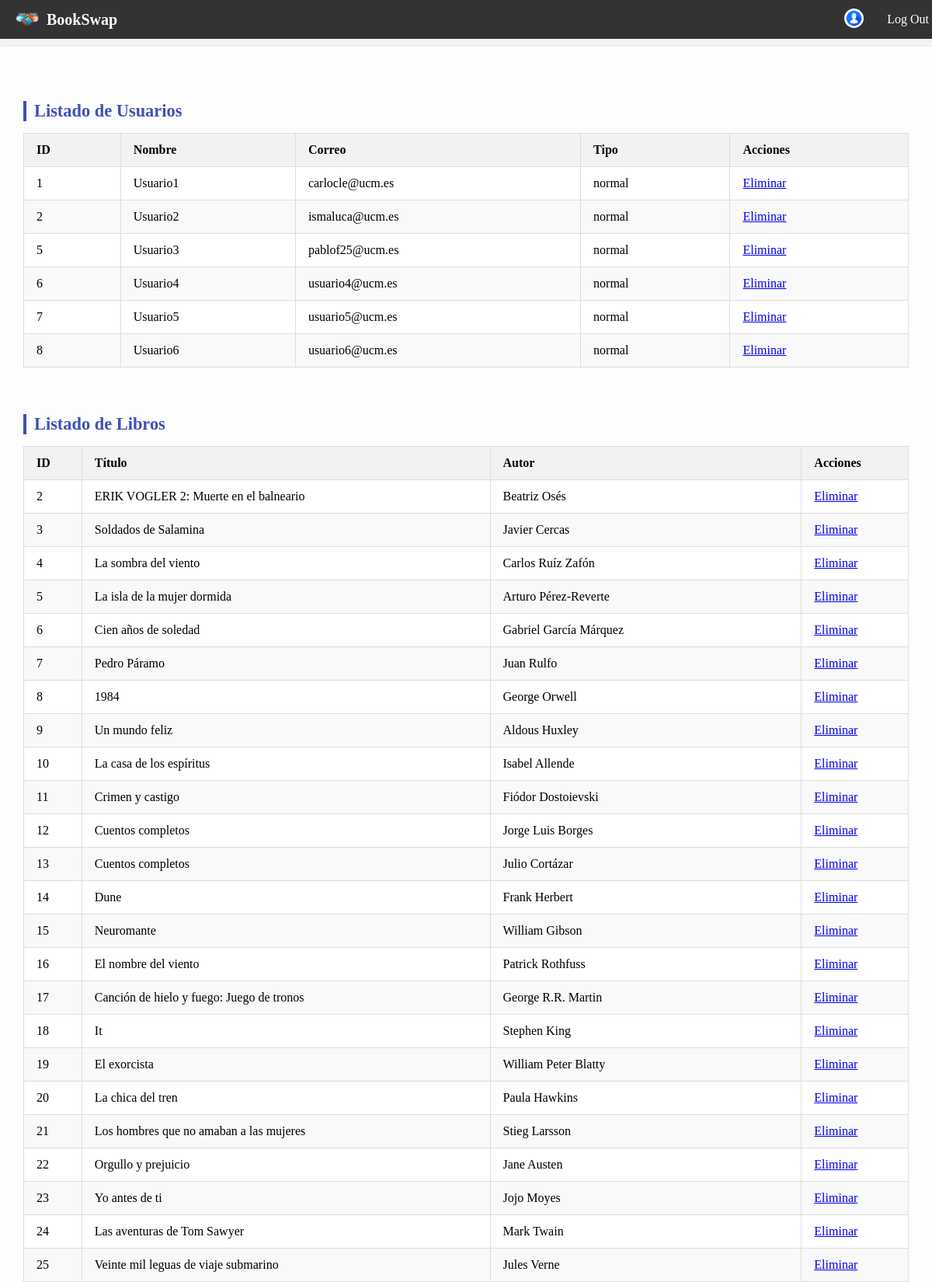
The app's page /admin.php (signed in, upper part) with its own data.
### tables this page shows
CREATE TABLE `usuarios` (
  `idusuario` int(11) NOT NULL,
  `nombre` varchar(256) NOT NULL,
  `correo` varchar(256) NOT NULL,
  `contraseña` varchar(256) NOT NULL,
  `imagen` varchar(256) DEFAULT NULL,
  `tipo` enum('admin','normal') NOT NULL DEFAULT 'normal'
);

CREATE TABLE `libros` (
  `idlibro` int(11) NOT NULL,
  `titulo` varchar(256) NOT NULL,
  `autor` varchar(256) NOT NULL,
  `genero` varchar(256) NOT NULL,
  `editorial` varchar(256) NOT NULL,
  `idioma` varchar(256) NOT NULL,
  `estado` enum('nuevo','bueno','aceptable','deteriorado') NOT NULL DEFAULT 'bueno',
  `descripcion` text NOT NULL,
  `imagen` varchar(256) NOT NULL,
  `idpropietario` int(11) NOT NULL,
  `disponible` tinyint(4) NOT NULL DEFAULT 1,
  `fecha_publicacion` date NOT NULL DEFAULT current_timestamp()
);

### includes/clases/usuarios/usuario.php (called while the page is built, shortened)
<?php
class Usuario
{
    public static function buscaPorTipo($tipo)
    {
        $conn = Aplicacion::getInstance()->getConexionBd();
        $query = sprintf("SELECT * FROM usuarios WHERE tipo='%s'", $conn->real_escape_string($tipo));
        $rs = $conn->query($query);
        $result = [];
        if ($rs) {
            while ($fila = $rs->fetch_assoc()) {
                $result[] = new Usuario($fila['nombre'], $fila['contraseña'], $fila['correo'], $fila['idusuario'], $fila['imagen'], $fila['tipo']);
            }
        } else {
            error_log("Error BD ({$conn->errno}): {$conn->error}");
        }
        return $result;
    }
    private $idusuario;
    private $nombre;
    private $correo;
    private function __construct($nombre, $password, $correo, $id = null, $url=null, $roles = [])
    {
        $this->idusuario = $id;
        $this->nombre = $nombre;
        $this->correo = $correo;
    }
    public function getId()
    {
        return $this->idusuario;
    }
    public function getNombre()
    {
        return $this->nombre;
    }
    public function getCorreo()
    {
        return $this->correo;
    }
}

### includes/clases/productos/libro.php (called while the page is built, shortened)
<?php
class Libro
{
    private $idlibro;
    private $titulo;
    private $autor;
    private function __construct($titulo, $autor, $genero, $editorial, $idioma, $estado, $descripcion, $imagen, $idpropietario, $disponible = true, $fecha_publicacion = null, $idlibro = null)
    {
        $this->idlibro = $idlibro;
        $this->titulo = $titulo;
        $this->autor = $autor;
    }
    public static function getLibros(){
        $conn = Aplicacion::getInstance()->getConexionBd();
        $query = "SELECT * FROM libros";
        $stmt = $conn->prepare($query);
        $stmt->execute();
        $result = $stmt->get_result();
        $libros = [];
        while ($fila = $result->fetch_assoc()) {
            $libros[] = new self(
                $fila['titulo'],
                $fila['autor'],
                $fila['genero'],
                $fila['editorial'],
                $fila['idioma'],
                $fila['estado'],
                $fila['descripcion'],
                $fila['imagen'],
                $fila['idpropietario'],
                $fila['disponible'],
                $fila['fecha_publicacion'],
                $fila['idlibro']
            );
        }
        return $libros;
    }
    public function getId() { return $this->idlibro; }
    public function getTitulo() { return $this->titulo; }
    public function getAutor() { return $this->autor; }
}

### admin.php (the view, shortened to what this page needs)
<?php
$usuarios = Usuario::buscaPorTipo('normal');
$tabla_usuarios = '';
if ($usuarios) {
    foreach ($usuarios as $usuario) {
        $tabla_usuarios .= "<tr>";
        $tabla_usuarios .= "<td>" . $usuario->getId() . "</td>";
        $tabla_usuarios .= "<td>" . $usuario->getNombre() . "</td>";
        $tabla_usuarios .= "<td>" . $usuario->getCorreo() . "</td>";
        $tabla_usuarios .= "<td> normal </td>";
        $tabla_usuarios .= "<td><a href='includes/clases/usuarios/eliminarUsuario.php?id=" . $usuario->getId() . "'>Eliminar</a></td>";
        $tabla_usuarios .= "</tr>";
    }
} else {
    $tabla_usuarios .= "<tr><td colspan='5'>No hay usuarios registrados.</td></tr>";
}
$libros = Libro::getLibros();
$tabla_libros = '';
if ($libros) {
    foreach($libros as $libro) {
        $tabla_libros .= "<tr>";
        $tabla_libros .= "<td>" . $libro->getId() . "</td>";
        $tabla_libros .= "<td>" . $libro->getTitulo() . "</td>";
        $tabla_libros .= "<td>" . $libro->getAutor() . "</td>";
        $tabla_libros .= "<td><a href='includes/clases/productos/procesarBorrarLibro.php?id=" . $libro->getId() . "'>Eliminar</a></td>";
        $tabla_libros .= "</tr>";
    }
} else {
    $tabla_libros .= "<tr><td colspan='4'>No hay libros registrados.</td></tr>";
}
$eventos = Evento::getEventos();
$tabla_eventos = '';
if ($eventos) {
    foreach ($eventos as $evento) {
        $tabla_eventos .= "<tr>";
        $tabla_eventos .= "<td>" . $evento->getId() . "</td>";
        $tabla_eventos .= "<td>" . $evento->getNombre() . "</td>";
        $tabla_eventos .= "<td>" . $evento->getFecha() . "</td>";
        $tabla_eventos .= "<td>" . $evento->getHora() . "</td>";
        $tabla_eventos .= "<td>" . $evento->getLugar() . "</td>";
        $tabla_eventos .= "<td>
            <a href='includes/clases/productos/procesarBorrarEvento.php?id=" . $evento->getId() . "'>Eliminar</a> |
            <a href='editarEvento.php?id=" . $evento->getId() . "'>Editar</a>
        </td>";
        $tabla_eventos .= "</tr>";
    }
} else {
    $tabla_eventos .= "<tr><td colspan='6'>No hay eventos registrados.</td></tr>";
}
$contenidoPrincipal = <<<EOS
<div class="admin-container">
    <h2 class="admin-subtitle">Listado de Usuarios</h2>
    <div class="admin-table-wrapper">
        <table class="admin-table">
            <thead>
                <tr>
                    <th>ID</th>
                    <th>Nombre</th>
                    <th>Correo</th>
                    <th>Tipo</th>
                    <th>Acciones</th>
                </tr>
            </thead>
            <tbody>
                $tabla_usuarios
            </tbody>
        </table>
    </div>
    <h2 class="admin-subtitle">Listado de Libros</h2>
    <div class="admin-table-wrapper">
        <table class="admin-table">
            <thead>
                <tr>
                    <th>ID</th>
                    <th>Título</th>
                    <th>Autor</th>
                    <th>Acciones</th>
                </tr>
            </thead>
            <tbody>
                $tabla_libros
            </tbody>
        </table>
    </div>
    <h2 class="admin-subtitle">Listado de Eventos</h2>
    <div class="admin-table-wrapper">
        <table class="admin-table">
            <thead>
                <tr>
                    <th>ID</th>
                    <th>Nombre</th>
                    <th>Fecha</th>
                    <th>Hora</th>
                    <th>Lugar</th>
                    <th>Acciones</th>
                </tr>
            </thead>
            <tbody>
                $tabla_eventos
            </tbody>
        </table>
    </div>
    <div class="add-event-button-wrapper">
        <a href="subirEvento.php" class="admin-btn editar">Añadir Evento</a>
    </div>
</div>
EOS;
require __DIR__.'/includes/vistas/plantillas/plantilla.php';
?>

### CSS/estilos.css (style rules this page uses)
body { margin: 0; padding-top: 60px; background-color: #f4f4f4; }
table { width: 100%; border-collapse: collapse; margin-bottom: 20px; }
table, th, td { border: 1px solid #ddd; }
th, td { padding: 8px; text-align: left; }
th { background-color: #f2f2f2; }
tr:nth-child(even) { background-color: #f9f9f9; }
.admin-container { padding: 30px; background-color: #fdfdfd; box-shadow: 0 0 10px rgba(0,0,0,0.05); }
.admin-subtitle { font-size: 1.4rem; margin: 40px 0 15px; border-left: 4px solid #3f51b5; padding-left: 10px; color: #3f51b5; }
.admin-table-wrapper { overflow-x: auto; margin-bottom: 40px; }
.admin-table { width: 100%; border-collapse: collapse; background-color: #fff; }
.admin-table th, .admin-table td { padding: 12px 16px; text-align: left; border-bottom: 1px solid #ddd; }

### records on screen
usuarios: idusuario "1", nombre "Usuario1", correo "carlocle@ucm.es"
usuarios: idusuario "2", nombre "Usuario2", correo "ismaluca@ucm.es"
usuarios: idusuario "5", nombre "Usuario3", correo "pablof25@ucm.es"
usuarios: idusuario "6", nombre "Usuario4", correo "usuario4@ucm.es"
usuarios: idusuario "7", nombre "Usuario5", correo "usuario5@ucm.es"
usuarios: idusuario "8", nombre "Usuario6", correo "usuario6@ucm.es"
libros: idlibro "2", titulo "ERIK VOGLER 2: Muerte en el balneario", autor "Beatriz Osés"
libros: idlibro "3", titulo "Soldados de Salamina", autor "Javier Cercas"
libros: idlibro "4", titulo "La sombra del viento", autor "Carlos Ruíz Zafón"
libros: idlibro "5", titulo "La isla de la mujer dormida", autor "Arturo Pérez-Reverte"
libros: idlibro "6", titulo "Cien años de soledad", autor "Gabriel García Márquez"
libros: idlibro "7", titulo "Pedro Páramo", autor "Juan Rulfo"
libros: idlibro "8", titulo "1984", autor "George Orwell"
libros: idlibro "9", titulo "Un mundo feliz", autor "Aldous Huxley"
libros: idlibro "10", titulo "La casa de los espíritus", autor "Isabel Allende"
libros: idlibro "11", titulo "Crimen y castigo", autor "Fiódor Dostoievski"
libros: idlibro "12", titulo "Cuentos completos", autor "Jorge Luis Borges"
libros: idlibro "13", titulo "Cuentos completos", autor "Julio Cortázar"
libros: idlibro "14", titulo "Dune", autor "Frank Herbert"
libros: idlibro "15", titulo "Neuromante", autor "William Gibson"
libros: idlibro "16", titulo "El nombre del viento", autor "Patrick Rothfuss"
libros: idlibro "17", titulo "Canción de hielo y fuego: Juego de tronos", autor "George R.R. Martin"
libros: idlibro "18", titulo "It", autor "Stephen King"
libros: idlibro "19", titulo "El exorcista", autor "William Peter Blatty"
libros: idlibro "20", titulo "La chica del tren", autor "Paula Hawkins"
libros: idlibro "21", titulo "Los hombres que no amaban a las mujeres", autor "Stieg Larsson"
libros: idlibro "22", titulo "Orgullo y prejuicio", autor "Jane Austen"
libros: idlibro "23", titulo "Yo antes de ti", autor "Jojo Moyes"
libros: idlibro "24", titulo "Las aventuras de Tom Sawyer", autor "Mark Twain"
libros: idlibro "25", titulo "Veinte mil leguas de viaje submarino", autor "Jules Verne"
